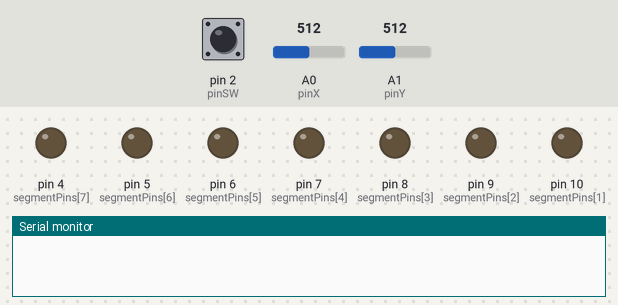
Bench run of a sketch on a simulated Arduino Uno, built with avr-gcc and run on an emulated ATmega328P. On the bench: output pins drawn as LEDs (lit = HIGH), the last lines printed to the serial monitor. The inputs (shaded band) are chosen by the test bench; at power-on: A0 (pinX) = 512, A1 (pinY) = 512, pin 2 (pinSW) HIGH. Pins used as bus, display or sensor lines are not drawn.

Above: at 1.2 s.
1.3 s: A0 (pinX) set to 547
2.8 s: A0 (pinX) set to 579
At 3.28 s:
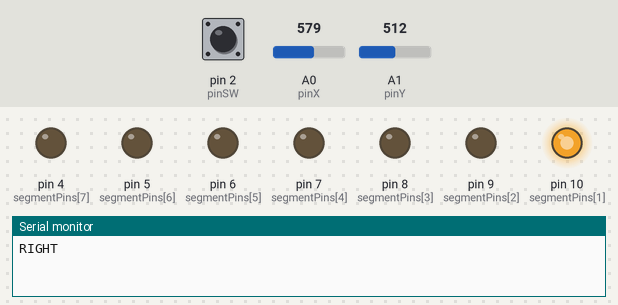
5.8 s: A1 (pinY) set to 546
8.8 s: A1 (pinY) set to 581
At 9.28 s:
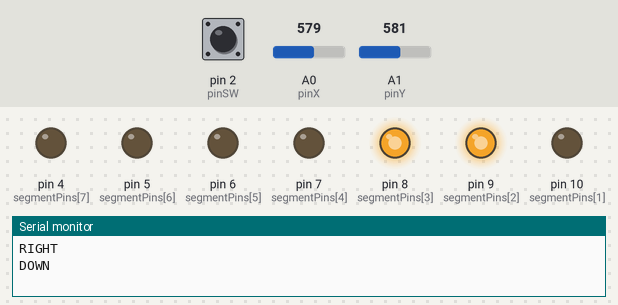
11.8 s: A1 (pinY) set to 306
At 12.28 s:
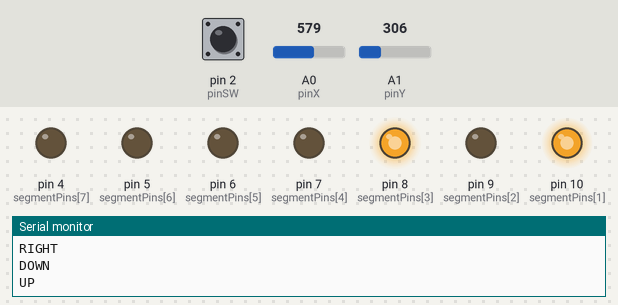
14.8 s: pin 2 (pinSW) pulled LOW for 0.15 s
At 16.3 s:
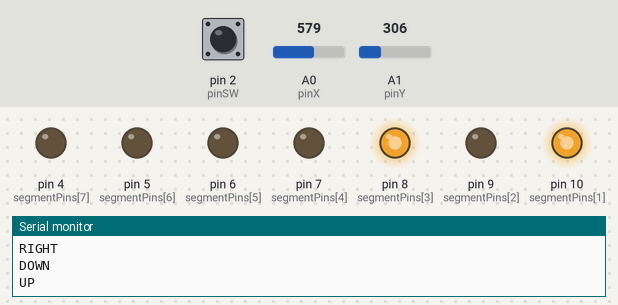
Timing chart, 0 to 17.5 s (numbered marks = the images above; inputs shaded):
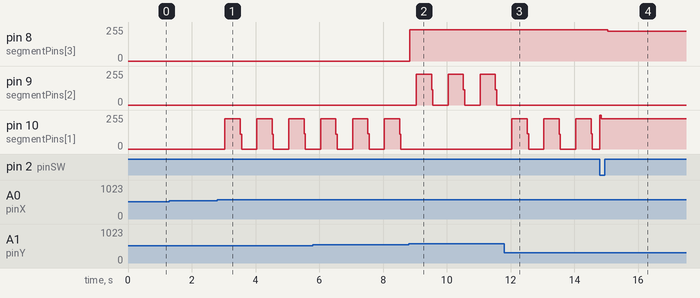

Measured:
- the behaviour switches between 562 and 563 on A0 (pinX) (found by bisection; images 0 and 1)
- the behaviour switches between 562 and 563 on A1 (pinY) (found by bisection; images 1 and 2)
- after the input at 1.3 s, every drawn part: stays the same
- after the input at 8.8 s, pin 8 (segmentPins[3]): 0/255 → 233/255 at once; pin 10 (segmentPins[1]): stops changing and stays 0/255
- after the input at 11.8 s, pin 9 (segmentPins[2]): stops changing and stays 0/255
- after the input at 14.8 s, pin 8 (segmentPins[3]): 233/255 → 225/255 after 0.24 s

The sketch:

hw3_7_segment_display_drawing.ino
```cpp
const int pinSW = 2;
const int pinX = A0;
const int pinY = A1;

const int numSegments = 8;
const int segmentPins[numSegments] = {12, 10, 9, 8, 7, 6, 5, 4};

bool dpState = HIGH;
int currentSegment = 0;
bool segmentState[numSegments] = {LOW, LOW, LOW, LOW, LOW, LOW, LOW, LOW};

unsigned long lastBlinkMillis = 0;
unsigned long blinkInterval = 500;

int joystickState = -1;
int joystickCenter = 512;
int joystickDeadZone = 50;

void setup() {
  pinMode(pinSW, INPUT_PULLUP);
  pinMode(pinX, INPUT);
  pinMode(pinY, INPUT);

  for (int i = 0; i < numSegments; i++) {
    pinMode(segmentPins[i], OUTPUT);
    digitalWrite(segmentPins[i], LOW);
  }

  segmentState[7] = HIGH;
  for (int i = 0; i < 7; i++) {
    segmentState[i] = LOW;
  }

  Serial.begin(9600);
}

void handleMovement() {
  int xValue = analogRead(pinX);
  int yValue = analogRead(pinY);

  if (yValue > joystickCenter + joystickDeadZone) {
    if (joystickState != 0) {
      Serial.println("DOWN");
      joystickState = 0;
      digitalWrite(segmentPins[currentSegment], segmentState[currentSegment]);
      currentSegment = (currentSegment + 1) % numSegments;
    }
  } else if (yValue < joystickCenter - joystickDeadZone) {
    if (joystickState != 1) {
      Serial.println("UP");
      joystickState = 1;
      digitalWrite(segmentPins[currentSegment], segmentState[currentSegment]);
      currentSegment = (currentSegment + numSegments - 1) % numSegments;
    }
  } else if (xValue < joystickCenter - joystickDeadZone) {
    if (joystickState != 2) {
      Serial.println("LEFT");
      joystickState = 2;
      digitalWrite(segmentPins[currentSegment], segmentState[currentSegment]);
      currentSegment = (currentSegment + numSegments - 1) % numSegments;
    }
  } else if (xValue > joystickCenter + joystickDeadZone) {
    if (joystickState != 3) {
      Serial.println("RIGHT");
      joystickState = 3;
      digitalWrite(segmentPins[currentSegment], segmentState[currentSegment]);
      currentSegment = (currentSegment + 1) % numSegments;
    }
  } else if (xValue > joystickCenter - joystickDeadZone && xValue < joystickCenter + joystickDeadZone &&
             yValue > joystickCenter - joystickDeadZone && yValue < joystickCenter + joystickDeadZone) {
    if (joystickState != -1) {
      joystickState = -1;
    }
  }

  if (currentSegment == 0 && (joystickState == 0 || joystickState == 2 || joystickState == 3)) {
    segmentState[6] = HIGH;
  } else if (currentSegment == 1 && (joystickState == 0 || joystickState == 2)) {
    segmentState[6] = HIGH;
  } else if (currentSegment == 2 && (joystickState == 0 || joystickState == 2 || joystickState == 1 || joystickState == 3)) {
    segmentState[3] = HIGH;
  } else if (currentSegment == 3 && (joystickState == 1 || joystickState == 2 || joystickState == 3)) {
    segmentState[6] = HIGH;
  } else if (currentSegment == 4 && (joystickState == 1 || joystickState == 3)) {
    segmentState[3] = HIGH;
  } else if (currentSegment == 5 && (joystickState == 0 || joystickState == 3)) {
    segmentState[3] = HIGH;
  } else if (currentSegment == 6 && (joystickState == 0 || joystickState == 1)) {
    segmentState[3] = HIGH;
  } else if (currentSegment == 7 && joystickState == 1) {
    segmentState[7] = HIGH;
  } else {
    segmentState[7] = LOW;
  }
}

void updateDisplay() {
  for (int i = 0; i < numSegments; i++) {
    digitalWrite(segmentPins[i], LOW);
  }

  if (dpState == HIGH) {
    digitalWrite(segmentPins[currentSegment], HIGH);
  }

  for (int i = 0; i < numSegments; i++) {
    if (segmentState[i] == HIGH) {
      digitalWrite(segmentPins[i], HIGH);
    }
  }
}

void loop() {
  handleMovement();
  static int lastButtonState = HIGH;
  int buttonState = digitalRead(pinSW);

  if (buttonState == LOW && lastButtonState == HIGH) {
    segmentState[currentSegment] = !segmentState[currentSegment];
  }

  lastButtonState = buttonState;

  unsigned long currentMillis = millis();
  if (currentMillis - lastBlinkMillis >= blinkInterval) {
    dpState = !dpState;
    lastBlinkMillis = currentMillis;
  }
  updateDisplay();
}
```
